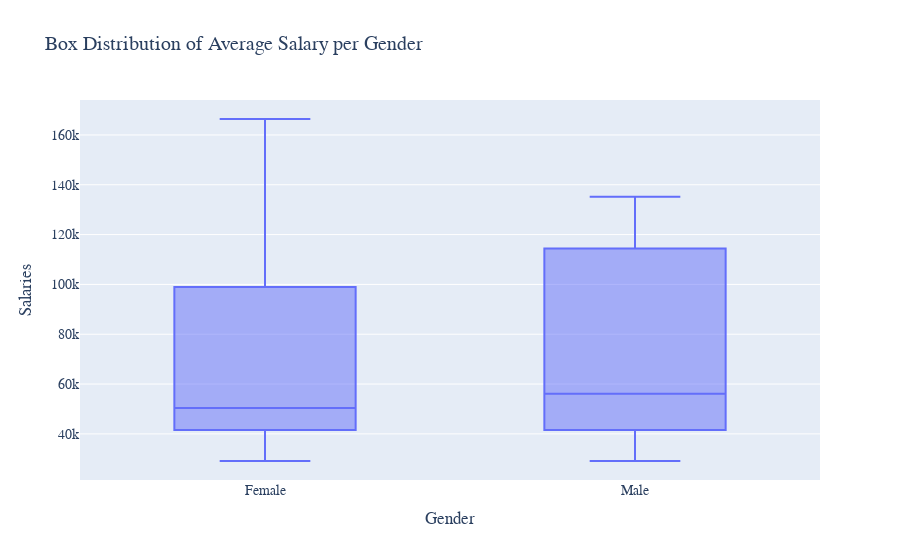

The notebook cell saved with this chart:
### Markdown cell above
## Comment on Nationality
- Taking only the **Nationality** into account won't be enough as we are **excluding** information about **Position, Department and Ethnicity**
- **United States** is the country of most of the employees:
    - Although it **has some of the highest salaries** in the dataset, its **median isn't as high** and is **very close to Australia's median** which **most of its employees are people with low paid jobs** (Production Technicians). 
        - This happend as the **US has many employees with low salaries** which is shown by the `first quartile 41.6k`.
        - and at the same time **many employees with high salaries** shown by the `third quartile 110.24k`. 
        - and it's **taking a wide range of salaries** because of the **varaities** of the jobs people from the US are doing - The company is in the US.
- Other countries basically have only `1 employee each` which makes their **salaries depend on their positions** in the company and their **Seniority**.

### Code cell
# Box Distribution for Gender
fig = go.Figure()
fig.add_trace(go.Box(y=df['Salary'], x=df['Gender']))
fig.update_layout(
    title='Box Distribution of Average Salary per Gender',xaxis_title='Gender',
    yaxis_title='Salaries',
    font=dict(family="Courier New, monospace", size=14))
fig.show()

### Figure 1 — Plotly figure (JSON) as saved in the notebook; plotly's stock layout.template omitted (floating-point values rounded to 4 significant figures; data arrays with more than 128 entries replaced by an {"elided": "..."} marker saying what was removed)
{"data": [{"type": "box", "x": {"elided": "174 str values"}, "y": {"elided": "174 float values"}}], "layout": {"font": {"family": "Courier New, monospace", "size": 14}, "title": {"text": "Box Distribution of Average Salary per Gender"}, "xaxis": {"title": {"text": "Gender"}}, "yaxis": {"title": {"text": "Salaries"}}}}
